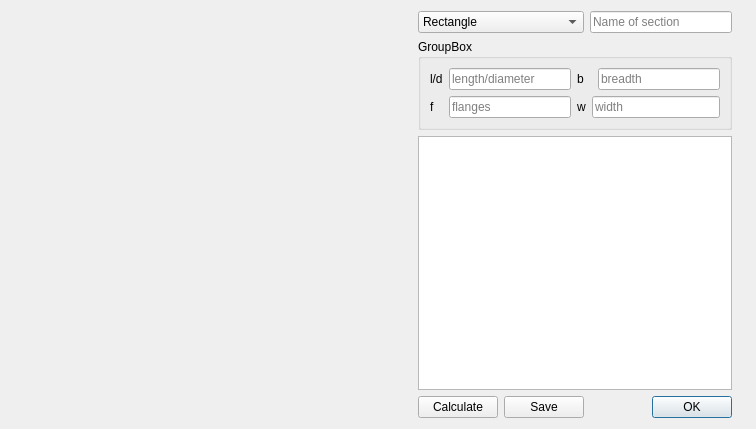
<?xml version="1.0" encoding="UTF-8"?>
<ui version="4.0">
 <class>Dialog</class>
 <widget class="QDialog" name="Dialog">
  <property name="geometry">
   <rect>
    <x>0</x>
    <y>0</y>
    <width>756</width>
    <height>429</height>
   </rect>
  </property>
  <property name="windowTitle">
   <string>Section Builder</string>
  </property>
  <layout class="QGridLayout" name="gridLayout_2">
   <item row="0" column="0" rowspan="3">
    <widget class="QLabel" name="image">
     <property name="sizePolicy">
      <sizepolicy hsizetype="Expanding" vsizetype="Expanding">
       <horstretch>0</horstretch>
       <verstretch>0</verstretch>
      </sizepolicy>
     </property>
     <property name="minimumSize">
      <size>
       <width>401</width>
       <height>371</height>
      </size>
     </property>
     <property name="text">
      <string/>
     </property>
    </widget>
   </item>
   <item row="0" column="1" colspan="2">
    <widget class="QComboBox" name="shapes">
     <item>
      <property name="text">
       <string>Rectangle</string>
      </property>
     </item>
     <item>
      <property name="text">
       <string>Square</string>
      </property>
     </item>
     <item>
      <property name="text">
       <string>Circle</string>
      </property>
     </item>
     <item>
      <property name="text">
       <string>I</string>
      </property>
     </item>
     <item>
      <property name="text">
       <string>T</string>
      </property>
     </item>
     <item>
      <property name="text">
       <string>C</string>
      </property>
     </item>
     <item>
      <property name="text">
       <string>L</string>
      </property>
     </item>
     <item>
      <property name="text">
       <string>Hollow Rectangle</string>
      </property>
     </item>
     <item>
      <property name="text">
       <string>Hollow Square</string>
      </property>
     </item>
     <item>
      <property name="text">
       <string>Hollow Circle</string>
      </property>
     </item>
    </widget>
   </item>
   <item row="0" column="3">
    <widget class="QLineEdit" name="sectionName">
     <property name="placeholderText">
      <string>Name of section</string>
     </property>
    </widget>
   </item>
   <item row="0" column="4">
    <widget class="QLabel" name="label_5">
     <property name="text">
      <string/>
     </property>
    </widget>
   </item>
   <item row="1" column="1" colspan="3">
    <widget class="QGroupBox" name="groupBox">
     <property name="title">
      <string>GroupBox</string>
     </property>
     <layout class="QGridLayout" name="gridLayout">
      <item row="0" column="0">
       <widget class="QLabel" name="label">
        <property name="text">
         <string>l/d</string>
        </property>
       </widget>
      </item>
      <item row="0" column="1">
       <widget class="QLineEdit" name="length">
        <property name="placeholderText">
         <string>length/diameter</string>
        </property>
       </widget>
      </item>
      <item row="0" column="2" colspan="2">
       <widget class="QLabel" name="label_2">
        <property name="text">
         <string>b</string>
        </property>
       </widget>
      </item>
      <item row="0" column="4">
       <widget class="QLineEdit" name="breadth">
        <property name="placeholderText">
         <string>breadth</string>
        </property>
       </widget>
      </item>
      <item row="1" column="0">
       <widget class="QLabel" name="label_3">
        <property name="text">
         <string>f</string>
        </property>
       </widget>
      </item>
      <item row="1" column="1">
       <widget class="QLineEdit" name="flanges">
        <property name="placeholderText">
         <string>flanges</string>
        </property>
       </widget>
      </item>
      <item row="1" column="2">
       <widget class="QLabel" name="label_4">
        <property name="text">
         <string>w</string>
        </property>
       </widget>
      </item>
      <item row="1" column="3" colspan="2">
       <widget class="QLineEdit" name="width">
        <property name="placeholderText">
         <string>width</string>
        </property>
       </widget>
      </item>
     </layout>
    </widget>
   </item>
   <item row="2" column="1" colspan="3">
    <widget class="QTextBrowser" name="output"/>
   </item>
   <item row="3" column="1">
    <widget class="QPushButton" name="calculate">
     <property name="text">
      <string>Calculate</string>
     </property>
    </widget>
   </item>
   <item row="3" column="2">
    <widget class="QPushButton" name="saveSection">
     <property name="text">
      <string>Save</string>
     </property>
    </widget>
   </item>
   <item row="3" column="3">
    <widget class="QDialogButtonBox" name="buttonBox">
     <property name="standardButtons">
      <set>QDialogButtonBox::Ok</set>
     </property>
     <property name="centerButtons">
      <bool>false</bool>
     </property>
    </widget>
   </item>
  </layout>
 </widget>
 <resources/>
 <connections>
  <connection>
   <sender>buttonBox</sender>
   <signal>accepted()</signal>
   <receiver>Dialog</receiver>
   <slot>close()</slot>
   <hints>
    <hint type="sourcelabel">
     <x>661</x>
     <y>406</y>
    </hint>
    <hint type="destinationlabel">
     <x>377</x>
     <y>214</y>
    </hint>
   </hints>
  </connection>
 </connections>
</ui>
